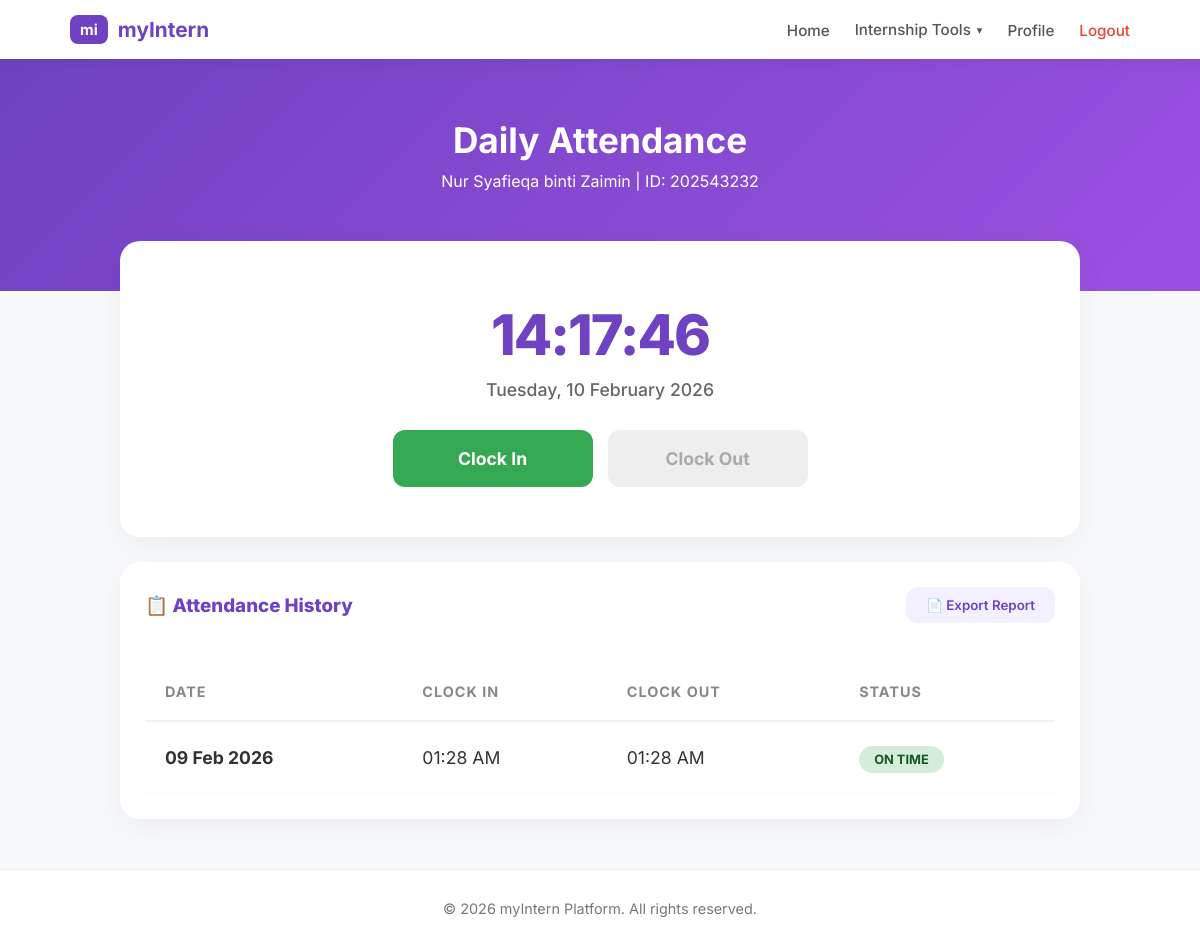
/attendance.php (signed in), run on the app's committed database.
### tables this page shows
CREATE TABLE `students` (
  `student_id` int(11) NOT NULL,
  `user_id` int(11) NOT NULL,
  `student_name` varchar(100) NOT NULL,
  `student_number` varchar(20) NOT NULL,
  `programme` varchar(100) DEFAULT NULL,
  `company_name` varchar(255) DEFAULT NULL,
  `university` varchar(255) DEFAULT NULL,
  `cgpa` decimal(3,2) DEFAULT NULL,
  `profile_pic` varchar(255) DEFAULT 'default.png',
  `faculty` varchar(100) DEFAULT NULL,
  `phone` varchar(20) DEFAULT NULL,
  `internship_status` enum('applied','approved','completed') DEFAULT 'applied',
  `status` varchar(20) DEFAULT 'Applied'
);

CREATE TABLE `attendance` (
  `attendance_id` int(11) NOT NULL,
  `student_id` int(11) NOT NULL,
  `attendance_date` date NOT NULL,
  `check_in` time DEFAULT NULL,
  `check_out` time DEFAULT NULL,
  `attendance_status` enum('present','absent') DEFAULT 'present',
  `status` enum('ON TIME','LATE','ABSENT') DEFAULT NULL,
  `absent_reason` text DEFAULT NULL
);

### attendance.php (the view, shortened to what this page needs)
<?php
include 'db_connect.php';
$user_id = $_SESSION['user_id'];
$today = date('Y-m-d');
$stmt = $conn->prepare("SELECT student_id, student_name, student_number, internship_status FROM students WHERE user_id = ?");
$stmt->bind_param("i", $user_id);
$stmt->execute();
$student_data = $stmt->get_result()->fetch_assoc();
$student_id = $student_data['student_id'];
$check_app = $conn->prepare("SELECT COUNT(*) as is_approved FROM internship_applications WHERE student_id = ? AND application_status = 'approved'");
$check_app->bind_param("i", $student_id);
$check_app->execute();
$app_data = $check_app->get_result()->fetch_assoc();
$is_placed = ($student_data['internship_status'] == 'placed' || $app_data['is_approved'] > 0);
$history_query = $conn->prepare("SELECT * FROM attendance WHERE student_id = ? ORDER BY attendance_date DESC");
$history_query->bind_param("i", $student_id);
$history_query->execute();
$history_res = $history_query->get_result();
$todayStatusQuery = $conn->prepare("SELECT * FROM attendance WHERE student_id = ? AND attendance_date = ?");
$todayStatusQuery->bind_param("is", $student_id, $today);
$todayStatusQuery->execute();
$todayStatus = $todayStatusQuery->get_result()->fetch_assoc();
?>
<!DOCTYPE html>
<html lang="en">
<head>
    <link rel="stylesheet" href="css/applicant.css">
</head>
<body>
<nav class="navbar">
    <div class="nav-container">
        <a href="applicant.php" class="nav-brand"><div>mi</div> myIntern</a>
        <ul class="nav-menu">
            <li><a href="applicant.php">Home</a></li>
            <li class="dropdown">
                <a href="#" class="dropdown-toggle">Internship Tools <span class="arrow">▾</span></a>
            </li>
            <li><a href="profile.php">Profile</a></li>
            <li><a href="logout.php" style="color:#ea4335;">Logout</a></li>
        </ul>
    </div>
</nav>
<div class="welcome-hero">
    <h1>Daily Attendance</h1>
    <p><?php echo htmlspecialchars($student_data['student_name']); ?> | ID: <?php echo htmlspecialchars($student_data['student_number']); ?></p>
</div>
<div class="main-container" style="display: block; max-width: 1000px;">
    <div class="card" style="text-align: center; padding: 50px 30px;">
        <div id="live-clock" class="live-clock">00:00:00</div>
        <p style="color: #666; font-size: 1.1rem; font-weight: 500; margin-bottom: 30px;"><?php echo date('l, d F Y'); ?></p>
        <?php if(!$is_placed): ?>
            <div class="card" style="background: #fff5f5; border: 1px solid #fed7d7; color: #c53030; margin: 0 auto; max-width: 500px;">
                🔒 Attendance Restricted<br>
                <small>Approved internship placement required.</small>
            </div>
        <?php else: ?>
            <form method="POST" class="btn-group">
                <button type="submit" name="action" value="check_in" class="btn btn-att btn-success" <?php echo ($todayStatus && $todayStatus['check_in']) ? 'disabled' : ''; ?>>
                    Clock In
                </button>
                <button type="submit" name="action" value="check_out" class="btn btn-att btn-danger" <?php echo (!$todayStatus || !$todayStatus['check_in'] || $todayStatus['check_out']) ? 'disabled' : ''; ?>>
                    Clock Out
                </button>
            </form>
        <?php endif; ?>
    </div>
    <div class="card">
        <div style="display: flex; justify-content: space-between; align-items: center; margin-bottom: 30px;">
            <h3 style="margin:0; font-weight: 800; color: var(--primary);">📋 Attendance History</h3>
            <button onclick="window.print()" class="btn" style="width: auto; background: #f3f0ff; color: var(--primary); padding: 10px 20px;">
                📄 Export Report
            </button>
        </div>
        <div style="overflow-x: auto;">
            <table class="attendance-table">
                <thead>
                    <tr>
                        <th>Date</th>
                        <th>Clock In</th>
                        <th>Clock Out</th>
                        <th>Status</th>
                    </tr>
                </thead>
                <tbody>
                    <?php if($history_res->num_rows > 0): ?>
                        <?php while($row = $history_res->fetch_assoc()): ?>
                        <tr>
                            <td><strong><?php echo date('d M Y', strtotime($row['attendance_date'])); ?></strong></td>
                            <td><?php echo $row['check_in'] ? date('h:i A', strtotime($row['check_in'])) : '--'; ?></td>
                            <td><?php echo $row['check_out'] ? date('h:i A', strtotime($row['check_out'])) : '<span style="color:#aaa;">--</span>'; ?></td>
                            <td>
                                <span class="status-pill <?php echo ($row['status'] == 'LATE') ? 'late' : 'approved'; ?>">
                                    <?php echo $row['status'] ?: 'PRESENT'; ?>
                                </span>
                            </td>
                        </tr>
                        <?php endwhile; ?>
                    <?php else: ?>
                        <tr><td colspan="4" style="text-align:center; padding:50px; color:#aaa;">No records found.</td></tr>
                    <?php endif; ?>
                </tbody>
            </table>
        </div>
    </div>
</div>
<footer class="main-footer" style="background: white; padding: 30px; border-top: 1px solid #eee; text-align: center; margin-top: 50px;">
    <p style="color: #777; font-size: 0.9rem;">© 2026 myIntern Platform. All rights reserved.</p>
</footer>
</body>
</html>

### css/applicant.css (style rules this page uses)
:root { --primary: #6f42c1; --secondary: #9b51e0; --bg: #f8f9fc; --white: #ffffff; }
* { margin: 0; padding: 0; box-sizing: border-box; font-family: 'Inter', sans-serif; }
body { background: var(--bg); color: #333; }
.navbar { background: white; padding: 15px 0; box-shadow: 0 2px 15px rgba(0,0,0,0.08); position: sticky; top: 0; z-index: 1000; }
.nav-container { max-width: 1100px; margin: auto; display: flex; justify-content: space-between; align-items: center; padding: 0 20px; }
.nav-brand { font-weight: 700; color: var(--primary); font-size: 1.3rem; display: flex; align-items: center; gap: 10px; text-decoration: none; }
.nav-brand div { background: var(--primary); color: white; padding: 5px 10px; border-radius: 8px; font-size: 15px; }
.nav-menu { display: flex; gap: 25px; list-style: none; align-items: center; margin: 0; }
.nav-menu a { text-decoration: none; color: #555; font-weight: 500; font-size: 0.95rem; }
.dropdown { position: relative; }
.dropdown-toggle { display: flex; align-items: center; gap: 6px; }
.arrow { font-size: 0.7rem; transition: transform 0.3s ease; }
.welcome-hero { background: linear-gradient(135deg, var(--primary), var(--secondary)); color: white; padding: 60px 20px 100px; text-align: center; }
.welcome-hero h1 { font-size: 2.2rem; margin-bottom: 10px; }
.main-container { max-width: 1100px; margin: -50px auto 50px; padding: 0 20px; display: grid; grid-template-columns: 1fr 350px; gap: 25px; }
.card { background: var(--white); border-radius: 20px; padding: 25px; box-shadow: 0 10px 30px rgba(0,0,0,0.05); margin-bottom: 25px; }
.status-pill { padding: 6px 15px; border-radius: 20px; font-size: 0.8rem; font-weight: 700; background: #e9ecef; }
.status-pill.approved { background: #d4edda; color: #155724; }
.btn { display: inline-block; padding: 12px 25px; border-radius: 12px; text-decoration: none; font-weight: 600; transition: 0.3s; border: none; cursor: pointer; text-align: center; width: 100%; }
.main-footer { background: #ffffff; border-top: 1px solid #eee; padding: 20px 0; margin-top: auto; }

### attendance.php (style rules this page uses)
.welcome-hero { background: linear-gradient(135deg, var(--primary), var(--secondary)); color: white; padding: 60px 20px 100px; text-align: center; }
.welcome-hero h1 { font-size: 2.2rem; margin-bottom: 10px; }
.attendance-table { width: 100%; border-collapse: collapse; margin-top: 10px; }
.attendance-table th { text-align: left; padding: 20px; color: #888; text-transform: uppercase; letter-spacing: 1px; font-weight: 700; font-size: 0.9rem; border-bottom: 2px solid #f0f0f0; }
.attendance-table td { padding: 25px 20px; font-size: 1.1rem; border-bottom: 1px solid #f8f9fc; color: #333; }
.live-clock { font-size: 3.5rem; font-weight: 800; color: var(--primary); margin: 10px 0; letter-spacing: -2px; }
.btn-group { display: flex; gap: 15px; justify-content: center; margin-top: 20px; }
.btn-att { padding: 18px 45px; font-size: 1.1rem; font-weight: 700; width: auto; min-width: 200px; }
.btn-success { background: #34a853; color: white; }
.btn-danger { background: #ea4335; color: white; }
.btn-att:disabled { background: #eee !important; color: #aaa; cursor: not-allowed; transform: none !important; box-shadow: none !important; }

### data on the page
students: student_name "Nur Syafieqa binti Zaimin", student_number "202543232"
attendance: attendance_date "09 Feb 2026", check_in "01:28 AM", check_out "01:28 AM", status "ON TIME"
